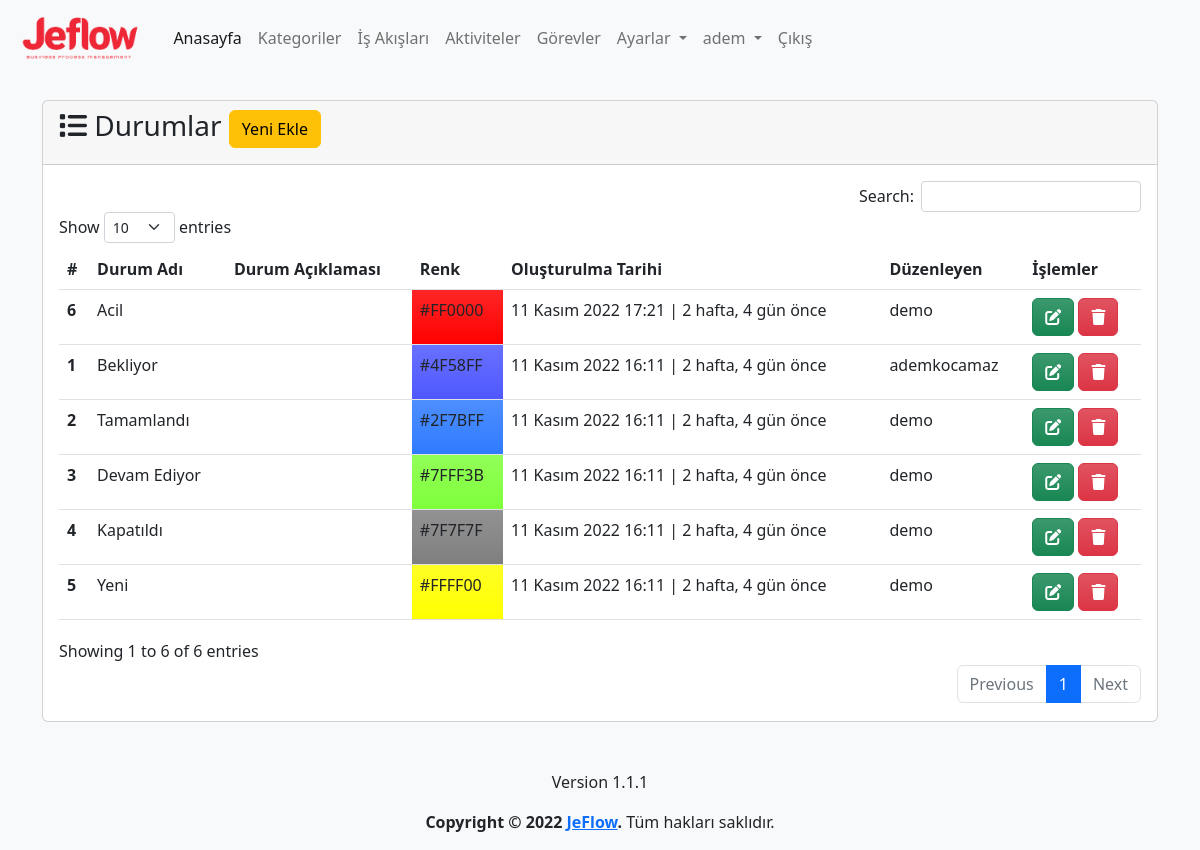
Screenshot of /state (signed in) with the database file from the repository.
### app/models.py (models this page shows, shortened)
class State(models.Model):
    name=models.CharField(max_length=100,verbose_name='Durum')
    description=models.TextField(verbose_name='Açıklama', blank=True, null=True)
    color=ColorField(default='#FFFFFF',verbose_name='Renk')
    created_date=models.DateTimeField(auto_now_add=True, verbose_name='Oluşturulma Tarihi', blank=True, null=True)
    user=models.ForeignKey(User,on_delete=models.PROTECT,verbose_name='Kullanıcı', blank=True, null=True)
    class Meta:
        verbose_name='Durum'
        verbose_name_plural='Durumlar'

### app/views.py (the view, shortened to what this page needs)
# urls.py: path('state', views.state, name='state'),
@login_required(login_url='/user/login/')
def state(request):
    state_form=StateForm()
    states = State.objects.order_by('-created_date')
    context = {
        'state_form':state_form,
        'states': states
    }
    return render(request, 'app/state.html', context)

### app/forms.py
class StateForm(forms.ModelForm):
    class Meta:
        model=State
        fields=('name', 'color', 'description')

### templates/app/state.html (shortened to what this page needs)
{% extends 'layout.html' %}
{% load humanize %}
{% block content %}
{% load crispy_forms_tags %}
<div class="row mt-3">
    <div class="col-md-12">
        <div class="card">
            <div class="card-header">
                <h3 class="card-title">
                    <i class="fa-solid fa-list"></i>
                    Durumlar
                    <button type="button" class="btn btn-warning" data-bs-toggle="modal"
                        data-bs-target="#stateModal">
                        Yeni Ekle
                    </button>
                </h3>
            </div>
            <div class="card-body">
                {% if states %}
                <table id="state" class="table table-hover">
                    <thead>
                        <tr>
                            <th scope="col">#</th>
                            <th scope="col">Durum Adı</th>
                            <th scope="col">Durum Açıklaması</th>
                            <th scope="col">Renk</th>
                            <th scope="col">Oluşturulma Tarihi</th>
                            <th scope="col">Düzenleyen</th>
                            <th scope="col">İşlemler</th>
                        </tr>
                    </thead>
                    <tbody>
                        {% for state in states %}
                        <tr>
                            <th scope="row">{{ state.id }}</th>
                            <td>{{ state.name }}</td>
                            <td>{{ state.description | safe }}</td>
                            <td class="bg-gradient" style="background-color: {{ state.color }}">{{ state.color }}</td>
                            <td>{{ state.created_date }} | {{ state.created_date | timesince}} önce</td>
                            <td>{{ state.user }}</td>
                            <td>
                                <a class="btn btn-success bg-gradient" href="{% url 'state_update' state.id %}"
                                    data-bs-toggle="popover" data-bs-trigger="hover" data-bs-title="Düzenle"
                                    data-bs-content="Seçili satırdaki kaydı düzenler.">
                                    <i class="fa-solid fa-pen-to-square"></i>
                                </a>
                                <a class="btn btn-danger bg-gradient" href="{% url 'state_delete' state.id %}"
                                    data-bs-toggle="popover" data-bs-trigger="hover" data-bs-title="Sil"
                                    data-bs-content="Seçili satırdaki kaydı siler.">
                                    <i class="fa-solid fa-trash"></i>
                                </a>
                            </td>
                        </tr>
                        {% endfor %}
                    </tbody>
                </table>
                {% else %}
                <div class="alert alert-warning">
                    <p>Durum bulunamadı.</p>
                </div>
                {% endif %}
            </div>
        </div>
    </div>
</div>
{% endblock %}

### templates/layout.html (shortened to what this page needs)
{% load static %}
<!doctype html>
<html lang="tr">
<head>
  <link href="https://cdn.jsdelivr.net/npm/bootstrap@5.2.2/dist/css/bootstrap.min.css" rel="stylesheet"
>
  <link rel="stylesheet" href="{% static 'css/jeflow.css' %}">
  <link href="https://cdn.jsdelivr.net/npm/summernote@0.8.18/dist/summernote-lite.min.css" rel="stylesheet">
  <link href="https://cdn.jsdelivr.net/npm/select2@4.1.0-rc.0/dist/css/select2.min.css" rel="stylesheet" />
  <link rel="stylesheet" type="text/css" href="https://cdn.datatables.net/1.12.1/css/dataTables.bootstrap5.min.css">
  <link rel="stylesheet" type="text/css"
    href="https://cdn.datatables.net/responsive/2.3.0/css/responsive.dataTables.min.css">
  <link rel="stylesheet" type="text/css" href="https://cdn.datatables.net/buttons/2.2.3/css/buttons.bootstrap5.min.css">
</head>
<body class="bg-light">
  <header>
    <nav class="navbar navbar-expand-lg bg-light">
      <div class="container-fluid">
        <a class="navbar-brand" href="{% url 'index' %}">
          <img class="logo" src="{% static 'img/logo-text.png' %}" alt="JeFlow">
        </a>
        <div class="collapse navbar-collapse" id="navbarNavDropdown">
          <ul class="navbar-nav">
            <li class="nav-item">
              <a class="nav-link active" aria-current="page" href="{% url 'index' %}">Anasayfa</a>
            </li>
            {% if user.is_authenticated %}
            <li class="nav-item">
              <a class="nav-link" href="{% url 'category' %}">Kategoriler</a>
            </li>
            <li class="nav-item">
              <a class="nav-link" href="{% url 'process' %}">İş Akışları</a>
            </li>
            <li class="nav-item">
              <a class="nav-link" href="{% url 'activity' %}">Aktiviteler</a>
            </li>
            <li class="nav-item">
              <a class="nav-link" href="{% url 'task' %}">Görevler</a>
            </li>
            <li class="nav-item dropdown">
              <a class="nav-link dropdown-toggle" href="{% url 'settings' %}" role="button" data-bs-toggle="dropdown"
                aria-expanded="false">
                Ayarlar
              </a>
            </li>
            <li class="nav-item dropdown">
              <a class="nav-link dropdown-toggle" href="{% url 'profile' %}" role="button" data-bs-toggle="dropdown"
                aria-expanded="false">
                {{ user }}
              </a>
            </li>
            <li class="nav-item">
              <a class="nav-link" href="javascript:{document.getElementById('logout').submit()}">Çıkış</a>
            </li>
            {% else %}
            <li class="nav-item">
              <a class="nav-link" href="{% url 'register' %}">Kayıt Ol</a>
            </li>
            {% endif %}
          </ul>
        </div>
      </div>
    </nav>
  </header>
  <main>
    <div class="container mt-4">
      {% block content %}
      {% endblock %}
    </div>
  </main>
  <footer class="mt-5">
    <div class="d-flex flex-column justify-content-center align-items-center">
      <p>Version 1.1.1</p>
      <p><strong>Copyright &copy; 2022 <a href="{% url 'index' %}">JeFlow</a>.</strong> Tüm hakları saklıdır.</p>
    </div>
  </footer>
</body>
</html>

### static/css/jeflow.css (style rules this page uses)
img.logo { height: 50px; }

### rows the page displays
State: id "6", name "Acil", color "#FF0000", created_date "11 Kasım 2022 17:21", created_date "2 hafta, 4 gün", user "demo"
State: id "1", name "Bekliyor", color "#4F58FF", created_date "11 Kasım 2022 16:11", created_date "2 hafta, 4 gün", user "ademkocamaz"
State: id "2", name "Tamamlandı", color "#2F7BFF", created_date "11 Kasım 2022 16:11", created_date "2 hafta, 4 gün", user "demo"
State: id "3", name "Devam Ediyor", color "#7FFF3B", created_date "11 Kasım 2022 16:11", created_date "2 hafta, 4 gün", user "demo"
State: id "4", name "Kapatıldı", color "#7F7F7F", created_date "11 Kasım 2022 16:11", created_date "2 hafta, 4 gün", user "demo"
State: id "5", name "Yeni", color "#FFFF00", created_date "11 Kasım 2022 16:11", created_date "2 hafta, 4 gün", user "demo"

### other values shown
{{ user }} "adem"
